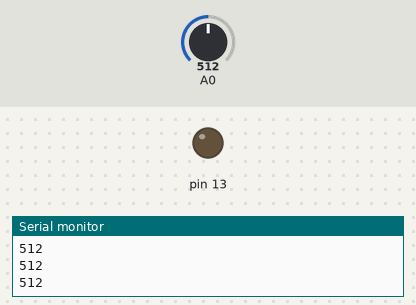
The sketch below on a simulated Arduino Uno, built with avr-gcc and run on an emulated ATmega328P. Parts: output pins drawn as LEDs (lit = HIGH), the last lines printed to the serial monitor. Inputs (shaded band) come from the test bench; at power-on: A0 = 512.

Above: at 1.2 s.
1.3 s: A0 set to 22
2.8 s: A0 set to 17
At 4.0 s:
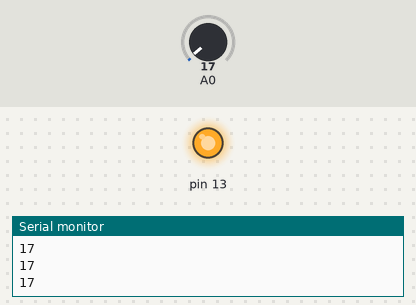
4.3 s: A0 set to 122
At 5.2 s:
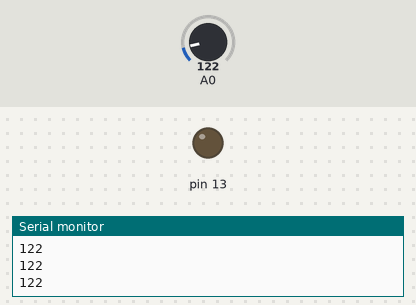
5.8 s: A0 set to 10
At 6.4 s:
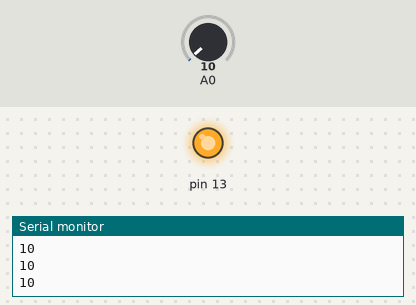
Timing chart, 0 to 8.3 s (numbered marks = the images above; inputs shaded):
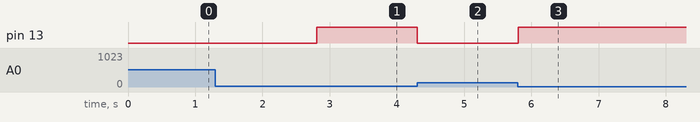

The sketch:

Inputs___Sensors.ino
```cpp
void setup(){
  pinMode(13,OUTPUT);
  pinMode(A0, INPUT);
  Serial.begin(9600);
  }

void loop(){
  int var = analogRead(A0);
  Serial.println(var);
  if(var < 20){
    digitalWrite(13,HIGH);
  }
  else{
    digitalWrite(13,LOW);
  }
}
```

Measured:
- the behaviour switches between 20 and 19 on A0 (found by bisection; images 0 and 1)
- after the input at 2.8 s, pin 13: LOW → HIGH at once
- after the input at 4.3 s, pin 13: HIGH → LOW at once
- after the input at 5.8 s, pin 13: LOW → HIGH at once
